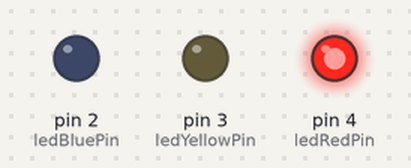
Recording of a sketch running on a simulated Arduino Uno, built with avr-gcc and run on an emulated ATmega328P. On the bench: output pins drawn as LEDs (lit = HIGH).

Above: at 0.5 s.
At 1.5 s:
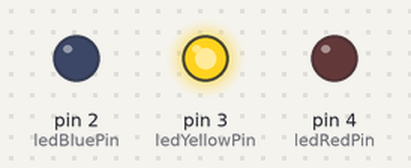
At 5.5 s:
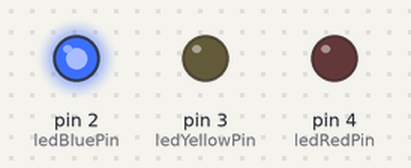
Timing chart, 0 to 6.9 s (numbered marks = the images above):
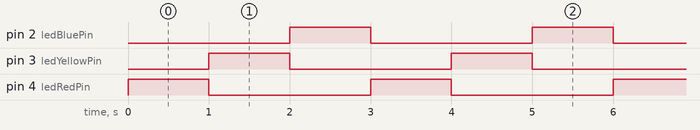

The sketch:

Week8_Thuchanh3_Bai2.ino
```cpp
const int ledRedPin=4;
const int ledYellowPin=3;
const int ledBluePin=2;

void setup() {
  pinMode(ledRedPin, OUTPUT);
  pinMode(ledYellowPin, OUTPUT);
  pinMode(ledBluePin, OUTPUT);
}

void loop() {
  digitalWrite(ledRedPin,     1);
  digitalWrite(ledYellowPin,  0);
  digitalWrite(ledBluePin,    0);
  delay(1000);

  digitalWrite(ledRedPin,     0);
  digitalWrite(ledYellowPin,  1);
  digitalWrite(ledBluePin,    0);
  delay(1000);

  digitalWrite(ledRedPin,     0);
  digitalWrite(ledYellowPin,  0);
  digitalWrite(ledBluePin,    1);
  delay(1000);
}
```

Measured:
- by itself, pin 2 (ledBluePin), pin 3 (ledYellowPin), pin 4 (ledRedPin): alternates HIGH for 1.0 s and LOW for 2.0 s
- by itself, everything shown: repeats every 3.0 s, in 3 steps
